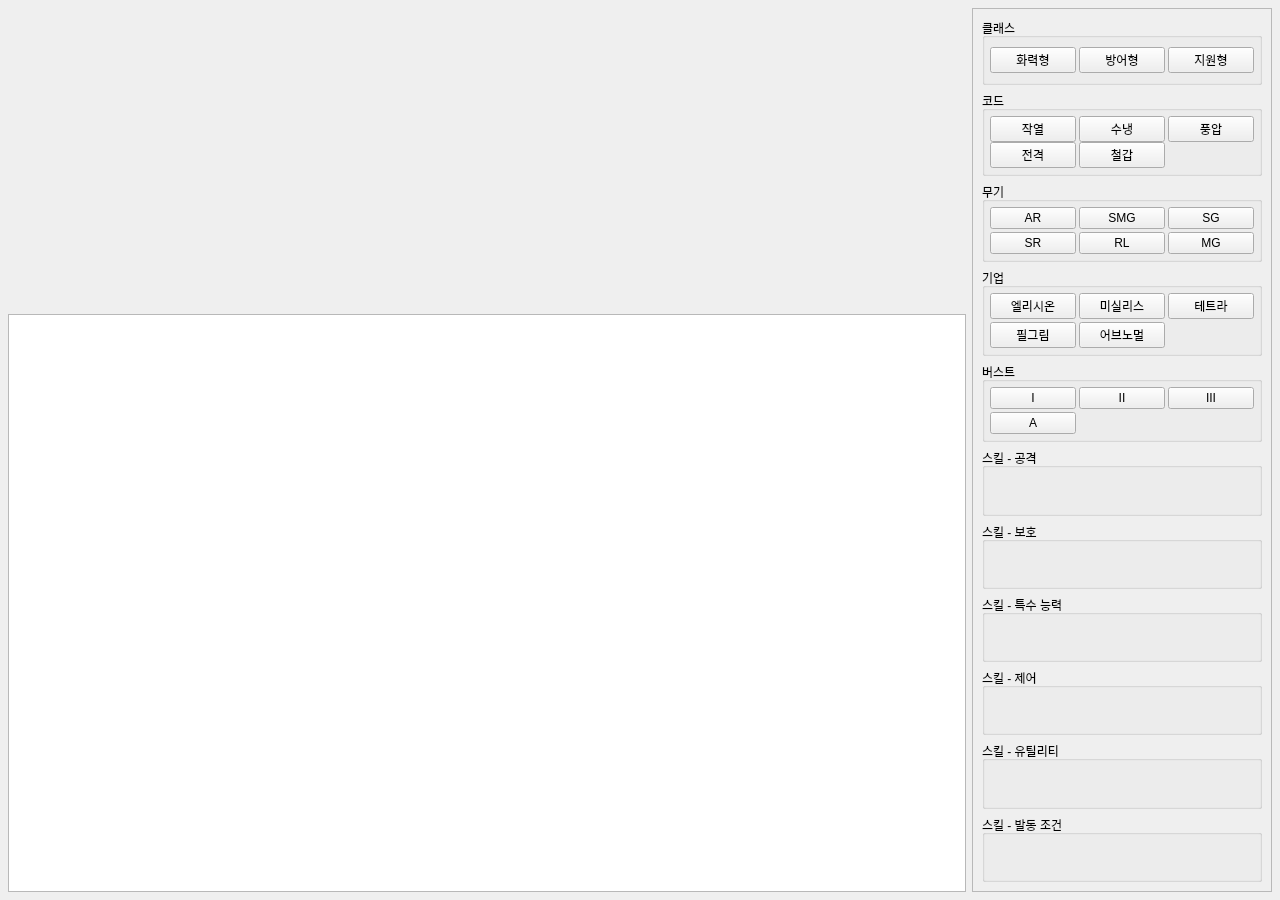
<?xml version="1.0" encoding="UTF-8"?>
<ui version="4.0">
 <class>MainWindow</class>
 <widget class="QMainWindow" name="MainWindow">
  <property name="geometry">
   <rect>
    <x>0</x>
    <y>0</y>
    <width>1280</width>
    <height>900</height>
   </rect>
  </property>
  <property name="sizePolicy">
   <sizepolicy hsizetype="Expanding" vsizetype="Expanding">
    <horstretch>0</horstretch>
    <verstretch>0</verstretch>
   </sizepolicy>
  </property>
  <property name="windowTitle">
   <string>MainWindow</string>
  </property>
  <widget class="QWidget" name="centralwidget">
   <layout class="QHBoxLayout" name="horizontalLayout">
    <property name="leftMargin">
     <number>8</number>
    </property>
    <property name="topMargin">
     <number>8</number>
    </property>
    <property name="rightMargin">
     <number>8</number>
    </property>
    <property name="bottomMargin">
     <number>8</number>
    </property>
    <item>
     <layout class="QVBoxLayout" name="verticalLayout">
      <item>
       <layout class="QHBoxLayout" name="horizontalLayout_4">
        <item alignment="Qt::AlignmentFlag::AlignVCenter">
         <widget class="QWidget" name="layout_squad" native="true">
          <property name="minimumSize">
           <size>
            <width>0</width>
            <height>300</height>
           </size>
          </property>
          <layout class="QHBoxLayout" name="horizontalLayout_2">
           <item>
            <spacer name="horizontalSpacer">
             <property name="orientation">
              <enum>Qt::Orientation::Horizontal</enum>
             </property>
             <property name="sizeHint" stdset="0">
              <size>
               <width>86</width>
               <height>20</height>
              </size>
             </property>
            </spacer>
           </item>
           <item>
            <widget class="CharacterSlotWidget" name="widget_squad1" native="true">
             <property name="sizePolicy">
              <sizepolicy hsizetype="Fixed" vsizetype="Fixed">
               <horstretch>0</horstretch>
               <verstretch>0</verstretch>
              </sizepolicy>
             </property>
             <property name="minimumSize">
              <size>
               <width>128</width>
               <height>256</height>
              </size>
             </property>
             <property name="maximumSize">
              <size>
               <width>128</width>
               <height>256</height>
              </size>
             </property>
             <property name="styleSheet">
              <string notr="true">background-color: rgba(255, 255, 255, 0);
border-color: rgb(0, 0, 0);
border-width: 10px;</string>
             </property>
            </widget>
           </item>
           <item>
            <widget class="CharacterSlotWidget" name="widget_squad2" native="true">
             <property name="sizePolicy">
              <sizepolicy hsizetype="Fixed" vsizetype="Fixed">
               <horstretch>0</horstretch>
               <verstretch>0</verstretch>
              </sizepolicy>
             </property>
             <property name="minimumSize">
              <size>
               <width>128</width>
               <height>256</height>
              </size>
             </property>
             <property name="maximumSize">
              <size>
               <width>128</width>
               <height>256</height>
              </size>
             </property>
             <property name="styleSheet">
              <string notr="true">background-color: rgba(255, 255, 255, 0);</string>
             </property>
            </widget>
           </item>
           <item>
            <widget class="CharacterSlotWidget" name="widget_squad3" native="true">
             <property name="sizePolicy">
              <sizepolicy hsizetype="Fixed" vsizetype="Fixed">
               <horstretch>0</horstretch>
               <verstretch>0</verstretch>
              </sizepolicy>
             </property>
             <property name="minimumSize">
              <size>
               <width>128</width>
               <height>256</height>
              </size>
             </property>
             <property name="maximumSize">
              <size>
               <width>128</width>
               <height>256</height>
              </size>
             </property>
             <property name="styleSheet">
              <string notr="true">background-color: rgba(255, 255, 255, 0);</string>
             </property>
            </widget>
           </item>
           <item>
            <widget class="CharacterSlotWidget" name="widget_squad4" native="true">
             <property name="sizePolicy">
              <sizepolicy hsizetype="Fixed" vsizetype="Fixed">
               <horstretch>0</horstretch>
               <verstretch>0</verstretch>
              </sizepolicy>
             </property>
             <property name="minimumSize">
              <size>
               <width>128</width>
               <height>256</height>
              </size>
             </property>
             <property name="maximumSize">
              <size>
               <width>128</width>
               <height>256</height>
              </size>
             </property>
             <property name="styleSheet">
              <string notr="true">background-color: rgba(255, 255, 255, 0);</string>
             </property>
            </widget>
           </item>
           <item>
            <widget class="CharacterSlotWidget" name="widget_squad5" native="true">
             <property name="sizePolicy">
              <sizepolicy hsizetype="Fixed" vsizetype="Fixed">
               <horstretch>0</horstretch>
               <verstretch>0</verstretch>
              </sizepolicy>
             </property>
             <property name="minimumSize">
              <size>
               <width>128</width>
               <height>256</height>
              </size>
             </property>
             <property name="maximumSize">
              <size>
               <width>128</width>
               <height>256</height>
              </size>
             </property>
             <property name="styleSheet">
              <string notr="true">background-color: rgba(255, 255, 255, 0);</string>
             </property>
            </widget>
           </item>
           <item>
            <spacer name="horizontalSpacer_2">
             <property name="orientation">
              <enum>Qt::Orientation::Horizontal</enum>
             </property>
             <property name="sizeHint" stdset="0">
              <size>
               <width>86</width>
               <height>20</height>
              </size>
             </property>
            </spacer>
           </item>
          </layout>
         </widget>
        </item>
       </layout>
      </item>
      <item>
       <widget class="QListWidget" name="listWidget_char">
        <property name="movement">
         <enum>QListView::Movement::Static</enum>
        </property>
        <property name="resizeMode">
         <enum>QListView::ResizeMode::Adjust</enum>
        </property>
        <property name="viewMode">
         <enum>QListView::ViewMode::IconMode</enum>
        </property>
       </widget>
      </item>
     </layout>
    </item>
    <item>
     <layout class="QVBoxLayout" name="layout_filter">
      <property name="sizeConstraint">
       <enum>QLayout::SizeConstraint::SetDefaultConstraint</enum>
      </property>
      <item alignment="Qt::AlignmentFlag::AlignHCenter">
       <widget class="QScrollArea" name="scrollArea_filter">
        <property name="minimumSize">
         <size>
          <width>300</width>
          <height>70</height>
         </size>
        </property>
        <property name="widgetResizable">
         <bool>true</bool>
        </property>
        <property name="alignment">
         <set>Qt::AlignmentFlag::AlignHCenter|Qt::AlignmentFlag::AlignTop</set>
        </property>
        <widget class="QWidget" name="scrollAreaWidgetContents">
         <property name="geometry">
          <rect>
           <x>0</x>
           <y>0</y>
           <width>298</width>
           <height>880</height>
          </rect>
         </property>
         <layout class="QVBoxLayout" name="verticalLayout_2">
          <item>
           <widget class="QGroupBox" name="groupBox_class">
            <property name="sizePolicy">
             <sizepolicy hsizetype="Preferred" vsizetype="Preferred">
              <horstretch>0</horstretch>
              <verstretch>0</verstretch>
             </sizepolicy>
            </property>
            <property name="maximumSize">
             <size>
              <width>16777215</width>
              <height>70</height>
             </size>
            </property>
            <property name="title">
             <string>클래스</string>
            </property>
            <layout class="QGridLayout" name="gridLayout">
             <property name="leftMargin">
              <number>5</number>
             </property>
             <property name="topMargin">
              <number>5</number>
             </property>
             <property name="rightMargin">
              <number>5</number>
             </property>
             <property name="bottomMargin">
              <number>5</number>
             </property>
             <property name="horizontalSpacing">
              <number>3</number>
             </property>
             <property name="verticalSpacing">
              <number>0</number>
             </property>
             <item row="0" column="2">
              <widget class="QPushButton" name="pushButton_3">
               <property name="text">
                <string>지원형</string>
               </property>
               <property name="checkable">
                <bool>true</bool>
               </property>
              </widget>
             </item>
             <item row="0" column="0">
              <widget class="QPushButton" name="pushButton">
               <property name="text">
                <string>화력형</string>
               </property>
               <property name="checkable">
                <bool>true</bool>
               </property>
              </widget>
             </item>
             <item row="0" column="1">
              <widget class="QPushButton" name="pushButton_2">
               <property name="text">
                <string>방어형</string>
               </property>
               <property name="checkable">
                <bool>true</bool>
               </property>
              </widget>
             </item>
            </layout>
           </widget>
          </item>
          <item>
           <widget class="QGroupBox" name="groupBox_code">
            <property name="maximumSize">
             <size>
              <width>16777215</width>
              <height>100</height>
             </size>
            </property>
            <property name="title">
             <string>코드</string>
            </property>
            <layout class="QGridLayout" name="gridLayout_2">
             <property name="leftMargin">
              <number>5</number>
             </property>
             <property name="topMargin">
              <number>5</number>
             </property>
             <property name="rightMargin">
              <number>5</number>
             </property>
             <property name="bottomMargin">
              <number>5</number>
             </property>
             <property name="horizontalSpacing">
              <number>3</number>
             </property>
             <property name="verticalSpacing">
              <number>0</number>
             </property>
             <item row="0" column="0">
              <widget class="QPushButton" name="pushButton_4">
               <property name="text">
                <string>작열</string>
               </property>
               <property name="checkable">
                <bool>true</bool>
               </property>
              </widget>
             </item>
             <item row="0" column="1">
              <widget class="QPushButton" name="pushButton_5">
               <property name="text">
                <string>수냉</string>
               </property>
               <property name="checkable">
                <bool>true</bool>
               </property>
              </widget>
             </item>
             <item row="0" column="2">
              <widget class="QPushButton" name="pushButton_6">
               <property name="text">
                <string>풍압</string>
               </property>
               <property name="checkable">
                <bool>true</bool>
               </property>
              </widget>
             </item>
             <item row="1" column="0">
              <widget class="QPushButton" name="pushButton_7">
               <property name="text">
                <string>전격</string>
               </property>
               <property name="checkable">
                <bool>true</bool>
               </property>
              </widget>
             </item>
             <item row="1" column="1">
              <widget class="QPushButton" name="pushButton_8">
               <property name="text">
                <string>철갑</string>
               </property>
               <property name="checkable">
                <bool>true</bool>
               </property>
              </widget>
             </item>
            </layout>
           </widget>
          </item>
          <item>
           <widget class="QGroupBox" name="groupBox_weapon">
            <property name="maximumSize">
             <size>
              <width>16777215</width>
              <height>100</height>
             </size>
            </property>
            <property name="title">
             <string>무기</string>
            </property>
            <layout class="QGridLayout" name="gridLayout_3">
             <property name="leftMargin">
              <number>5</number>
             </property>
             <property name="topMargin">
              <number>5</number>
             </property>
             <property name="rightMargin">
              <number>5</number>
             </property>
             <property name="bottomMargin">
              <number>5</number>
             </property>
             <property name="spacing">
              <number>3</number>
             </property>
             <item row="0" column="0">
              <widget class="QPushButton" name="pushButton_9">
               <property name="text">
                <string>AR</string>
               </property>
               <property name="checkable">
                <bool>true</bool>
               </property>
              </widget>
             </item>
             <item row="0" column="1">
              <widget class="QPushButton" name="pushButton_10">
               <property name="text">
                <string>SMG</string>
               </property>
               <property name="checkable">
                <bool>true</bool>
               </property>
              </widget>
             </item>
             <item row="1" column="0">
              <widget class="QPushButton" name="pushButton_12">
               <property name="text">
                <string>SR</string>
               </property>
               <property name="checkable">
                <bool>true</bool>
               </property>
              </widget>
             </item>
             <item row="1" column="3">
              <widget class="QPushButton" name="pushButton_14">
               <property name="text">
                <string>MG</string>
               </property>
               <property name="checkable">
                <bool>true</bool>
               </property>
              </widget>
             </item>
             <item row="1" column="1">
              <widget class="QPushButton" name="pushButton_13">
               <property name="text">
                <string>RL</string>
               </property>
               <property name="checkable">
                <bool>true</bool>
               </property>
              </widget>
             </item>
             <item row="0" column="3">
              <widget class="QPushButton" name="pushButton_11">
               <property name="text">
                <string>SG</string>
               </property>
               <property name="checkable">
                <bool>true</bool>
               </property>
              </widget>
             </item>
            </layout>
           </widget>
          </item>
          <item>
           <widget class="QGroupBox" name="groupBox_company">
            <property name="maximumSize">
             <size>
              <width>16777215</width>
              <height>100</height>
             </size>
            </property>
            <property name="title">
             <string>기업</string>
            </property>
            <layout class="QGridLayout" name="gridLayout_4">
             <property name="leftMargin">
              <number>5</number>
             </property>
             <property name="topMargin">
              <number>5</number>
             </property>
             <property name="rightMargin">
              <number>5</number>
             </property>
             <property name="bottomMargin">
              <number>5</number>
             </property>
             <property name="spacing">
              <number>3</number>
             </property>
             <item row="0" column="0">
              <widget class="QPushButton" name="pushButton_15">
               <property name="text">
                <string>엘리시온</string>
               </property>
               <property name="checkable">
                <bool>true</bool>
               </property>
              </widget>
             </item>
             <item row="0" column="1">
              <widget class="QPushButton" name="pushButton_16">
               <property name="text">
                <string>미실리스</string>
               </property>
               <property name="checkable">
                <bool>true</bool>
               </property>
              </widget>
             </item>
             <item row="0" column="2">
              <widget class="QPushButton" name="pushButton_17">
               <property name="text">
                <string>테트라</string>
               </property>
               <property name="checkable">
                <bool>true</bool>
               </property>
              </widget>
             </item>
             <item row="1" column="0">
              <widget class="QPushButton" name="pushButton_18">
               <property name="text">
                <string>필그림</string>
               </property>
               <property name="checkable">
                <bool>true</bool>
               </property>
              </widget>
             </item>
             <item row="1" column="1">
              <widget class="QPushButton" name="pushButton_19">
               <property name="text">
                <string>어브노멀</string>
               </property>
               <property name="checkable">
                <bool>true</bool>
               </property>
              </widget>
             </item>
            </layout>
           </widget>
          </item>
          <item>
           <widget class="QGroupBox" name="groupBox_bust_step">
            <property name="maximumSize">
             <size>
              <width>16777215</width>
              <height>100</height>
             </size>
            </property>
            <property name="title">
             <string>버스트</string>
            </property>
            <layout class="QGridLayout" name="gridLayout_5">
             <property name="leftMargin">
              <number>5</number>
             </property>
             <property name="topMargin">
              <number>5</number>
             </property>
             <property name="rightMargin">
              <number>5</number>
             </property>
             <property name="bottomMargin">
              <number>5</number>
             </property>
             <property name="spacing">
              <number>3</number>
             </property>
             <item row="0" column="0">
              <widget class="QPushButton" name="pushButton_20">
               <property name="text">
                <string>I</string>
               </property>
               <property name="checkable">
                <bool>true</bool>
               </property>
              </widget>
             </item>
             <item row="0" column="1">
              <widget class="QPushButton" name="pushButton_21">
               <property name="text">
                <string>II</string>
               </property>
               <property name="checkable">
                <bool>true</bool>
               </property>
              </widget>
             </item>
             <item row="0" column="2">
              <widget class="QPushButton" name="pushButton_22">
               <property name="text">
                <string>III</string>
               </property>
               <property name="checkable">
                <bool>true</bool>
               </property>
              </widget>
             </item>
             <item row="1" column="0">
              <widget class="QPushButton" name="pushButton_23">
               <property name="text">
                <string>A</string>
               </property>
               <property name="checkable">
                <bool>true</bool>
               </property>
              </widget>
             </item>
            </layout>
           </widget>
          </item>
          <item>
           <widget class="QGroupBox" name="groupBox_attack">
            <property name="title">
             <string>스킬 - 공격</string>
            </property>
            <layout class="QVBoxLayout" name="verticalLayout_3">
             <property name="spacing">
              <number>3</number>
             </property>
             <property name="leftMargin">
              <number>5</number>
             </property>
             <property name="topMargin">
              <number>5</number>
             </property>
             <property name="rightMargin">
              <number>5</number>
             </property>
             <property name="bottomMargin">
              <number>5</number>
             </property>
            </layout>
           </widget>
          </item>
          <item>
           <widget class="QGroupBox" name="groupBox_protection">
            <property name="title">
             <string>스킬 - 보호</string>
            </property>
            <layout class="QVBoxLayout" name="verticalLayout_4">
             <property name="spacing">
              <number>3</number>
             </property>
             <property name="leftMargin">
              <number>5</number>
             </property>
             <property name="topMargin">
              <number>5</number>
             </property>
             <property name="rightMargin">
              <number>5</number>
             </property>
             <property name="bottomMargin">
              <number>5</number>
             </property>
            </layout>
           </widget>
          </item>
          <item>
           <widget class="QGroupBox" name="groupBox_mechanics">
            <property name="title">
             <string>스킬 - 특수 능력</string>
            </property>
            <layout class="QVBoxLayout" name="verticalLayout_5">
             <property name="spacing">
              <number>3</number>
             </property>
             <property name="leftMargin">
              <number>5</number>
             </property>
             <property name="topMargin">
              <number>5</number>
             </property>
             <property name="rightMargin">
              <number>5</number>
             </property>
             <property name="bottomMargin">
              <number>5</number>
             </property>
            </layout>
           </widget>
          </item>
          <item>
           <widget class="QGroupBox" name="groupBox_control">
            <property name="title">
             <string>스킬 - 제어</string>
            </property>
           </widget>
          </item>
          <item>
           <widget class="QGroupBox" name="groupBox_utility">
            <property name="title">
             <string>스킬 - 유틸리티</string>
            </property>
           </widget>
          </item>
          <item>
           <widget class="QGroupBox" name="groupBox_trigger">
            <property name="title">
             <string>스킬 - 발동 조건</string>
            </property>
           </widget>
          </item>
         </layout>
        </widget>
       </widget>
      </item>
     </layout>
    </item>
   </layout>
  </widget>
 </widget>
 <customwidgets>
  <customwidget>
   <class>CharacterSlotWidget</class>
   <extends>QWidget</extends>
   <header>characterslotwidget.h</header>
   <container>1</container>
  </customwidget>
 </customwidgets>
 <resources/>
 <connections/>
</ui>
